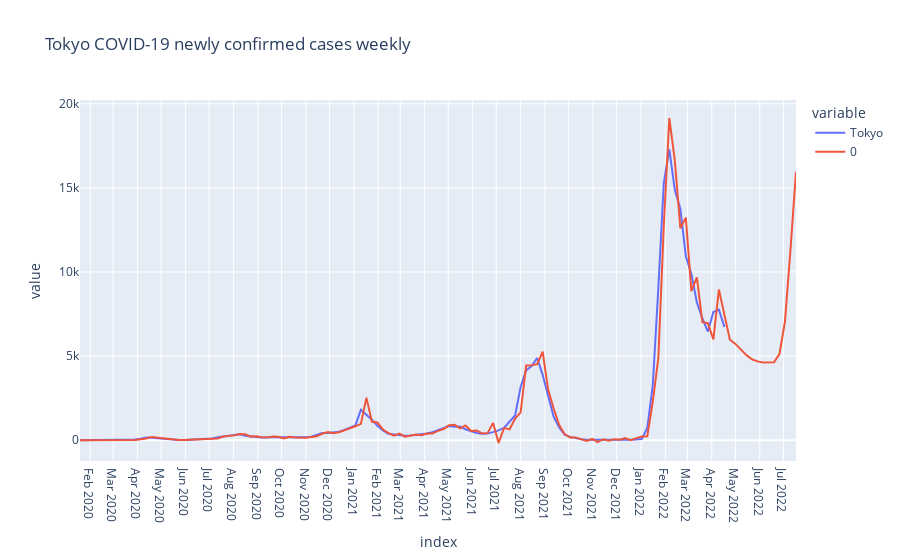

The code cell stored with this chart in its notebook:
### Code cell
ts_forecast = result_tokyo.predict(start=df_gr.index[0], end=df_gr.index[-1]+relativedelta(months=3))
temp_df = df_gr.Tokyo.to_frame()
temp_df = pd.concat([temp_df, ts_forecast])

fig = px.line(temp_df, title='Tokyo COVID-19 newly confirmed cases weekly')
fig.update_layout({
    'xaxis': {
        'dtick': 'M1'
    }
})
fig.show()

### Figure 1 — Plotly figure (JSON) as saved in the notebook; plotly's stock layout.template omitted (floating-point values rounded to 4 significant figures; data arrays with more than 128 entries replaced by an {"elided": "..."} marker saying what was removed)
{"data": [{"hovertemplate": "variable=Tokyo<br>index=%{x}<br>value=%{y}<extra></extra>", "legendgroup": "Tokyo", "line": {"color": "#636efa", "dash": "solid"}, "marker": {"symbol": "circle"}, "mode": "lines", "name": "Tokyo", "orientation": "v", "showlegend": true, "type": "scatter", "x": {"elided": "249 str values"}, "xaxis": "x", "y": {"elided": "249 float values"}, "yaxis": "y"}, {"hovertemplate": "variable=0<br>index=%{x}<br>value=%{y}<extra></extra>", "legendgroup": "0", "line": {"color": "#EF553B", "dash": "solid"}, "marker": {"symbol": "circle"}, "mode": "lines", "name": "0", "orientation": "v", "showlegend": true, "type": "scatter", "x": {"elided": "249 str values"}, "xaxis": "x", "y": {"elided": "249 float values"}, "yaxis": "y"}], "layout": {"autosize": true, "legend": {"title": {"text": "variable"}, "tracegroupgap": 0}, "title": {"text": "Tokyo COVID-19 newly confirmed cases weekly"}, "xaxis": {"anchor": "y", "autorange": true, "domain": [0, 1], "dtick": "M1", "range": ["2020-01-19", "2022-07-17"], "title": {"text": "index"}, "type": "date"}, "yaxis": {"anchor": "x", "autorange": true, "domain": [0, 1], "range": [-1241.0, 20220.0], "title": {"text": "value"}, "type": "linear"}}}
